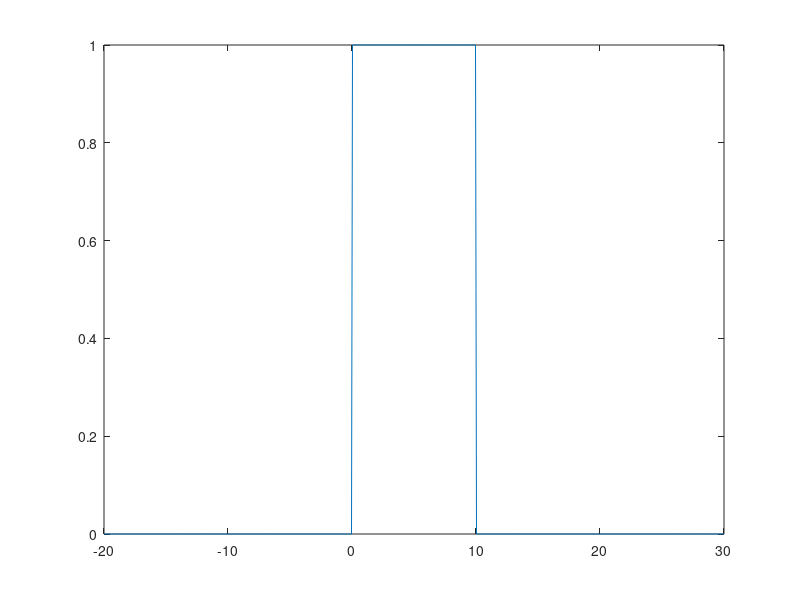
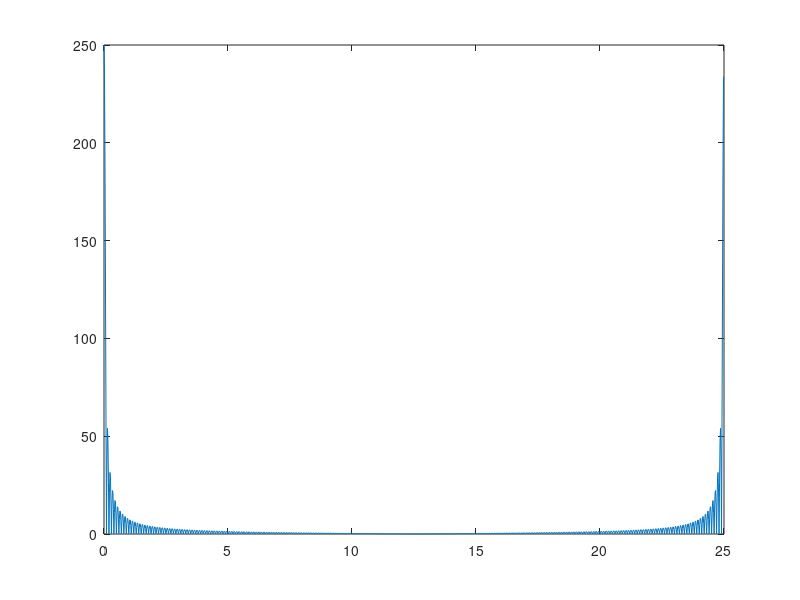

Here is the MATLAB script that generated these plots, in order:
win = linspace(-20,30,5001);
% index of t is t*100+2001

% set the signal
for i = 1:5001
    win(i) = 0;
end
for i = 2001:3001
    win(i) = 1;
end
win(2001) = 1/2;
win(3001) = 1/2;

ts = 0.04;
fs=1/ts;

samp1 = zeros(1,50/ts+1);
for i = 1:(50/ts+1)
    %disp(i);
    samp1(i) = win((i-1)*4+1);
end

% disp(size(samp1));

samp1_dft = abs(fft(samp1));
x = linspace(-20,30,1251);
figure(1);

plot(x,samp1);
% xlim([-20 30]);
print(gcf, '-djpeg','-r1000', 'images/samp1_time.jpg');

f=(0:1250)*fs/1251;
figure(2);
plot(f,samp1_dft);
%saveas(gcf,'images/samp1_freq.jpg');
print(gcf, '-djpeg','-r1000', 'images/samp1_freq.jpg');


% plot(win);
% y=abs(fft(win,2*size(win,2)));
% plot(y);
% disp(size(win));
% wvtool(win);